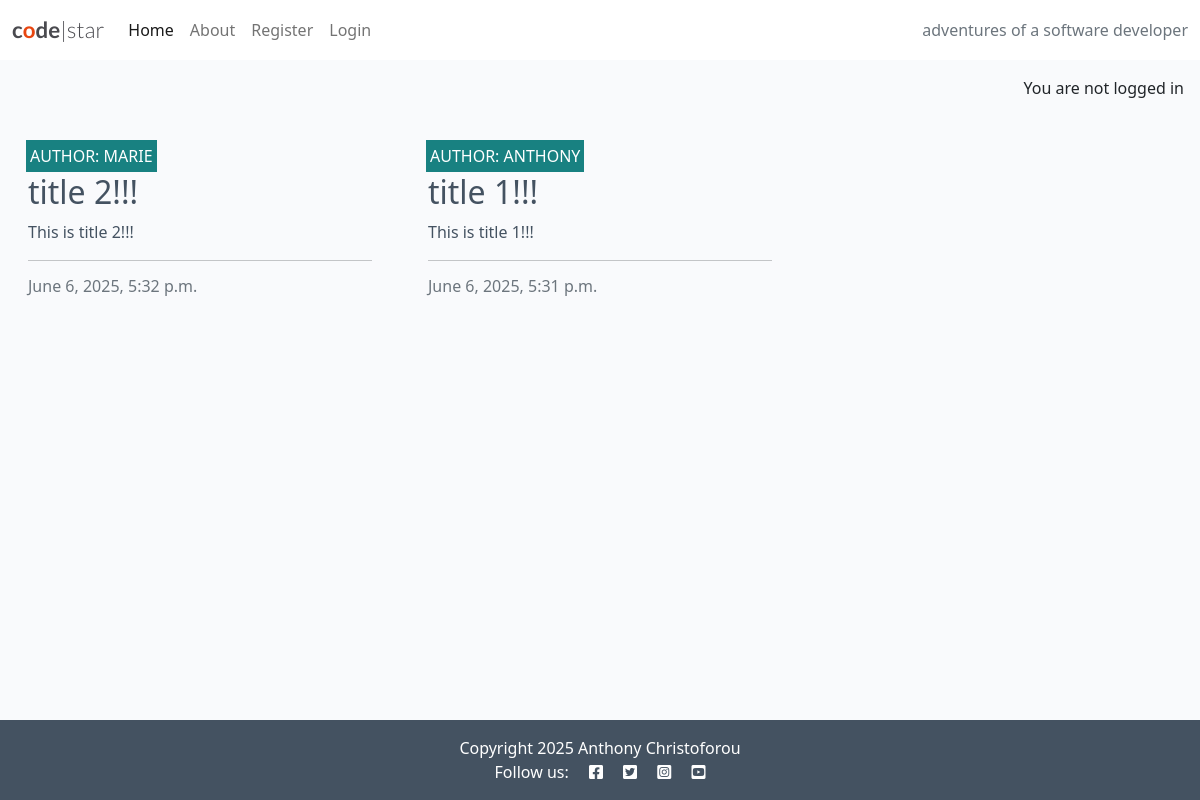
The page / on the database its author committed.
### blog/models.py (models this page shows, shortened)
class Post(models.Model):
    title = models.CharField(max_length=200, unique=True)
    slug = models.SlugField(max_length=200, unique=True)
    author = models.ForeignKey(
    User, on_delete=models.CASCADE, related_name="blog_posts"
)
    featured_image = CloudinaryField('image', default='placeholder')
    content = models.TextField()
    created_on = models.DateTimeField(auto_now_add=True)
    status = models.IntegerField(choices=STATUS, default=0)
    excerpt = models.TextField(blank=True)
    updated_on = models.DateTimeField(auto_now=True)
    class Meta:
        ordering = ["-created_on", "author"]

### blog/views.py (the view)
# urls.py: path("", views.PostList.as_view(), name='home'),
class PostList(generic.ListView):
    queryset = Post.objects.filter(status=1)
    template_name = "blog/index.html"
    paginate_by = 6

### blog/templates/blog/index.html (shortened to what this page needs)
{% extends "base.html" %}
{% load static %}
{% block content %}
<div class="container-fluid">
    <div class="row">
        <div class="col-12 mt-3 left">
            <div class="row">
                {% for post in post_list %}
                <div class="col-md-4">
                    <div class="card mb-4">
                        <div class="card-body">
                            <div class="image-container">
                            <div class="image-flash">
                                <p class="author">Author: {{ post.author }}</p>
                            </div>
                        </div>
                            <a href="{% url 'post_detail' post.slug %}" class="post-link">
                                <h2 class="card-title">{{ post.title }}</h2>
                                <p class="card-text">{{ post.excerpt }}</p>
                            </a>
                            <hr />
                            <p class="card-text text-muted h6">{{ post.created_on}}
                            </p>
                        </div>
                    </div>
                </div>
                {% endfor %}
            </div>
        </div>
    </div>
</div>
{% endblock %}

### templates/base.html (shortened to what this page needs)
{% load static %}
{% url 'home' as home_url %}
{% url 'about' as about_url %}
{% url 'account_login' as login_url %}
{% url 'account_signup' as signup_url %}
{% url 'account_logout' as logout_url %}
<!DOCTYPE html>
<html class="h-100" lang="en">
<head>
    <link rel="stylesheet" href="https://cdnjs.cloudflare.com/ajax/libs/font-awesome/5.15.3/css/all.min.css">
    <link href="https://cdn.jsdelivr.net/npm/bootstrap@5.0.1/dist/css/bootstrap.min.css" rel="stylesheet"
>
    <link rel="stylesheet" href="{% static 'css/style.css' %}">
</head>
<body class="d-flex flex-column h-100 main-bg">
    <nav class="navbar navbar-expand-lg navbar-light bg-white">
        <div class="container-fluid">
            <a class="navbar-brand" href="{% url 'home' %}"><span class="brand">c<span class="red-o">o</span>de<span
                        class="thin">|star</span></span></a>
            <div class="collapse navbar-collapse" id="navbarText">
                <ul class="navbar-nav me-auto mb-2 mb-lg-0">
                    <li class="nav-item">
                        <a class="nav-link {% if request.path == home_url %}active{% endif %}"
                            {% if request.path == home_url %}aria-current="page"{% endif %}
                                href="{% url 'home' %}">Home</a>
                    </li>
                    <li class="nav-item">
                        <a class="nav-link {% if request.path == about_url %}active{% endif %}"
                            href="{% url 'about' %}">About</a>
                    </li>
                    {% if user.is_authenticated %}
                    <li class="nav-item">
                        <a class="nav-link {% if request.path == logout_url %}active{% endif %}"
                            {% if request.path == logout_url %}aria-current="page"{% endif %}
                            href="{% url 'account_logout' %}">Logout</a>
                    </li>
                    {% else %}
                    <li class="nav-item">
                        <a class="nav-link {% if request.path == signup_url %}active{% endif %}"
                            href="{% url 'account_signup' %}">Register</a>
                    </li>
                    <li class="nav-item">
                        <a class="nav-link {% if request.path == login_url %}active{% endif %}"
                            href="{% url 'account_login' %}">Login</a>
                    </li>
                    {% endif %}
                </ul>
                <span class="navbar-text text-muted">
                    adventures of a software developer
                </span>
            </div>
        </div>
    </nav>
    <main class="flex-shrink-0 main-bg">
        {% if user.is_authenticated %}
        <p class="text-end m-3">You are logged in as {{ user }}</p>
        {% else %}
        <p class="text-end m-3">You are not logged in</p>
        {% endif %}
        {% block content %}{% endblock content %}
    </main>
    <footer class="footer mt-auto py-3 dark-bg">
        <p class="m-0 text-center text-white">
        {% block copyright %}
            Copyright 2025 Anthony Christoforou
        {% endblock %}
        </p>
        <p class="m-0 text-center text-white">Follow us: <i class="fab fa-facebook-square ms-3"></i>
            <i class="fab fa-twitter-square ms-3"></i>
            <i class="fab fa-instagram-square ms-3"></i>
            <i class="fab fa-youtube-square ms-3"></i>
        </p>
    </footer>
</body>
</html>

### static/css/style.css (style rules this page uses)
body { background-color: #F9FAFC; }
.brand { font-family: Lato, sans-serif; font-size: 1.4rem; font-weight: 700; color: #4A4A4F; }
.red-o { color: #E84610; }
.thin { font-weight: 300; }
.dark-bg { background-color: #445261; }
.main-bg { background-color: #F9FAFC; }
.card { border: none; background-color: transparent; }
.image-container { position: relative; }
.image-flash { position: absolute; bottom: 5%; min-width: 30%; left: -2px; background-color: #188181; }
.author { color: white; margin: 4px; text-transform: uppercase; }
.post-link { text-decoration: none; color: #445261; }

### rows shown on the page
Post: author "MARIE", title "title 2!!!", excerpt "This is title 2!!!", created_on "June 6, 2025, 5:32 p.m."
Post: author "ANTHONY", title "title 1!!!", excerpt "This is title 1!!!", created_on "June 6, 2025, 5:31 p.m."
